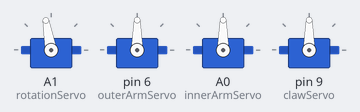
A sketch run on a simulated Arduino Uno, built with avr-gcc and run on an emulated ATmega328P. On the bench: 4 × servo.

Above: at 0.01 s.
At 3.2 s:
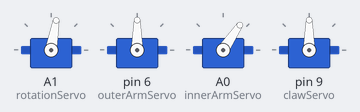
At 9.3 s:
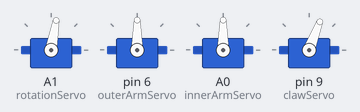
At 15.5 s:
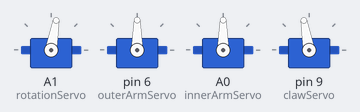
At 27.38 s:
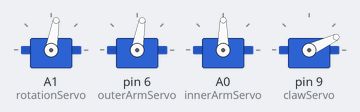
At 39.19 s:
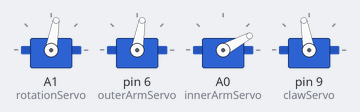
Timing chart, 0 to 40.0 s (numbered marks = the images above):
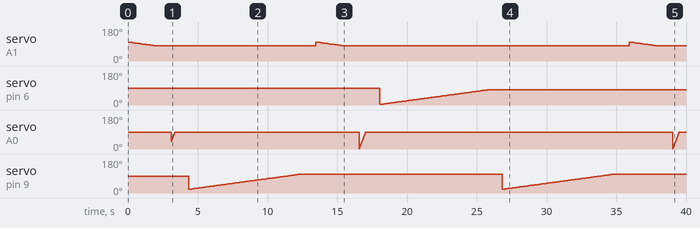

The sketch:

Test_of_inverse__kinematics.ino
```cpp
#include <Servo.h>
/*** Lager servo object **/
Servo rotationServo;
Servo outerArmServo;
Servo innerArmServo;
Servo clawServo;
/*** Bestemmer start posisjon***/
int rotation=100, outerArm=80, innerArm=40, claw=20;

void setup() {

  rotationServo.attach(A1);
  outerArmServo.attach(6);
  innerArmServo.attach(A0);
  clawServo.attach(9);

  homeRotation(rotation);
  homeInnerArm(innerArm);
  homeOuterArm(outerArm);
  homeClaw(claw);

}

void loop() {
  float q1=0.0, q2=0.0;

  q2 = secondAngle(2.2,1.3);
  q1 = firstAngle(2.2,1.3,q2);

  outerArm = (int) round(q2);
  innerArm = (int) round(q1);

  homeRotation(rotation);
  homeInnerArm(innerArm);
  homeOuterArm(outerArm);
  homeClaw(claw);
}
```

InverseKinematics.ino
```cpp
float innerLength = 5.8; //cm
float outerLength = 4.3; //cm

float firstAngle(float x, float y, float q2){
  float angle, a1, a2;
  a1 = innerLength;
  a2 = outerLength;
  angle = atan(y/x) - atan((a2*sin(q2))/(a1+a2*cos(q2)));
  return angle;
}

float secondAngle(float x, float y){
   float angle, a1, a2;
   a1 = innerLength;
   a2 = outerLength;
   angle = acos((pow(x,2)+pow(y,2)-pow(a1,2)-pow(a2,2))/(2*a1*a2));
   return angle;
}
```

ReturningHome.ino
```cpp
/***Funksjoner for å returnere til hjem verdien ***/
void homeRotation(int rotation){
    if (rotation != 80){
      if(rotation < 80){
        for(rotation; rotation<=90;rotation++){
          rotationServo.write(rotation);
          delay(100); //Justerer servo fart i ms
        }
      }else{
        for(rotation; rotation>=80;rotation--){
          rotationServo.write(rotation);
          delay(100); //Justerer servo fart i ms
        }
      }
      delay(1000);
  }
}

void homeInnerArm(int arm){
    if (arm != 90){
      if(arm < 90){
        for(arm; arm<=90;arm++){
          innerArmServo.write(arm);
          delay(5); //Justerer servo fart i ms
        }
      }else{
        for(arm; arm>=90;arm--){
          innerArmServo.write(arm);
          delay(10); //Justerer servo fart i ms
        }
      }
      delay(1000);
  }
}

void homeOuterArm(int arm){
    if (arm != 80){
      if(arm < 80){
        for(arm; arm<=80;arm++){
          outerArmServo.write(arm);
          delay(100); //Justerer servo fart i ms
        }
      }else{
        for(arm; arm>=80;arm--){
          outerArmServo.write(arm);
          delay(100); //Justerer servo fart i ms
        }
      }
      delay(1000);
  }
}
void homeClaw(int claw){
    if (claw != 100){
      if(claw < 100){
        for(claw; claw<=100;claw++){
          clawServo.write(claw);
          delay(100); //Justerer servo fart i ms
        }
      }else{
        for(claw; claw>=100;claw--){
          clawServo.write(claw);
          delay(100); //Justerer servo fart i ms
        }
      }
      delay(1000);
  }
}
```

Measured:
- by itself, servo on A1 (rotationServo): ramps from 100° to 80° and jumps back, once every 22.5 s
- by itself, servo on pin 9 (clawServo): ramps from 20° to 100° and jumps back, once every 22.5 s
- by itself, servo on pin 6 (outerArmServo): 90° → 3° at 18.0 s, → 4° 0.10 s later, → 5° 0.10 s later, → 6° 0.10 s later, … (78 changes in this stretch)
